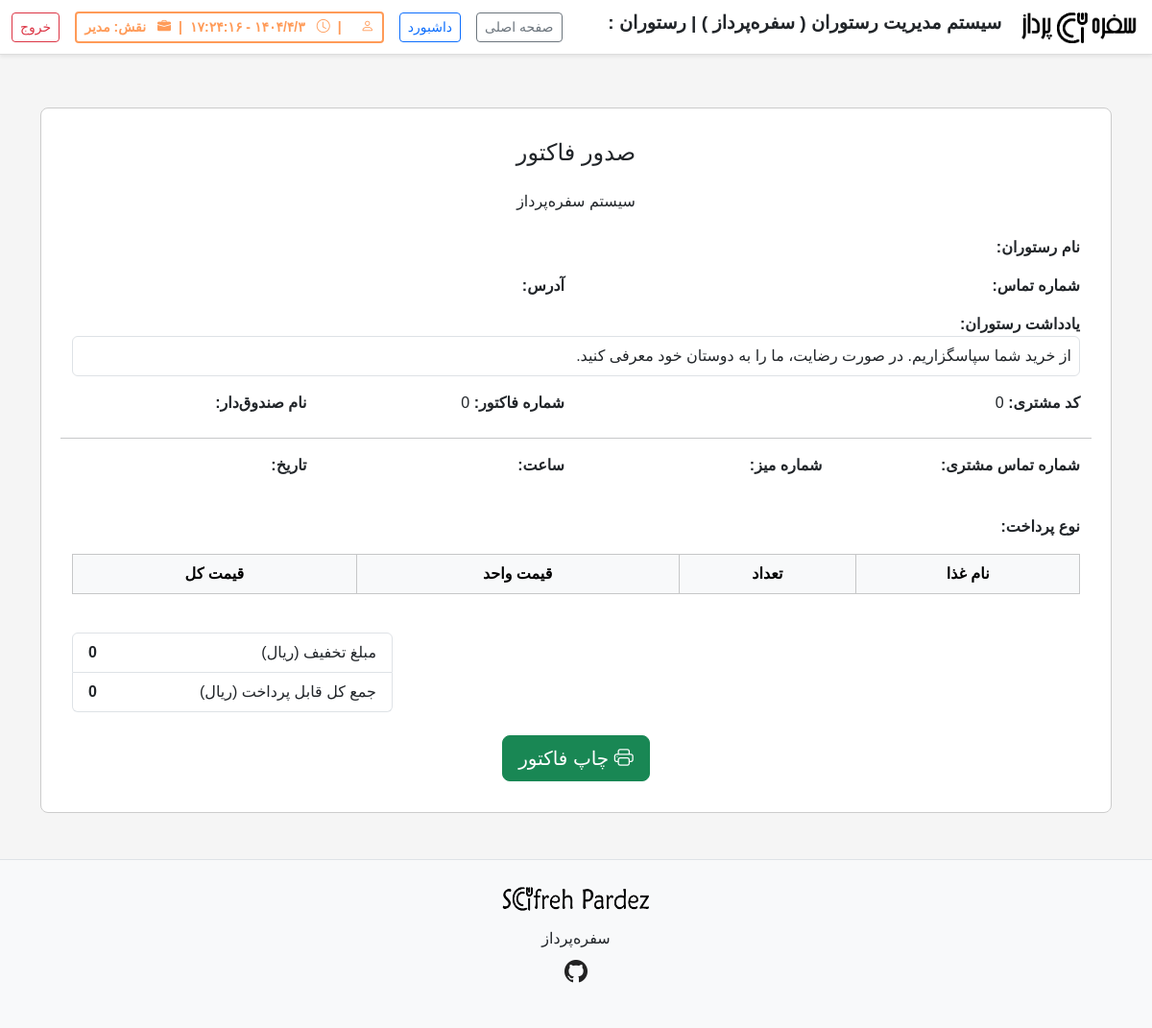
/website/Manager/Invoice_Generation.php (signed in), run on the app's committed database.
### tables this page shows
CREATE TABLE `customer` (
  `customer_code` int(10) UNSIGNED NOT NULL COMMENT 'کد مشتری',
  `invoice_number` int(11) NOT NULL COMMENT 'شماره فاکتور',
  `cashier_name` varchar(255) NOT NULL COMMENT 'نام صندوق‌دار',
  `customer_phone_number` varchar(255) NOT NULL COMMENT 'شماره تماس مشتری',
  `table_number` varchar(255) NOT NULL COMMENT ' شماره میز',
  `time` varchar(255) NOT NULL COMMENT 'ساعت',
  `date` varchar(255) NOT NULL COMMENT 'تاریخ',
  `total_price` varchar(255) NOT NULL COMMENT 'قیمت کل',
  `date_SQL` timestamp NOT NULL DEFAULT current_timestamp() ON UPDATE current_timestamp() COMMENT 'تاریخ و ساعت',
  `discount` varchar(255) NOT NULL COMMENT 'تخفیف',
  `payment_method` varchar(255) NOT NULL COMMENT 'نوع پرداخت'
);

### website/Manager/Invoice_Generation.php (the view, shortened to what this page needs)
<?php session_start(); if(isset($_SESSION['manager_login'] ) &&  $_SESSION['manager_login'] ){?>
<?php
$host = "localhost";
$user = "root";
$password = "";
$dbname = "sofrehpardaz";
$connection = new mysqli($host, $user, $password , $dbname);
$id = (int) $_GET['customer_code'];
$query_system = "SELECT * FROM `system` WHERE id = '1' ";
$send_query_system = mysqli_query($connection, $query_system);
$query_system = mysqli_fetch_assoc($send_query_system);
$query_customer = "SELECT * FROM `customer` WHERE customer_code = {$id} ";
$send_query_customer = mysqli_query($connection, $query_customer);
$query_customer = mysqli_fetch_assoc($send_query_customer);
?>
<!DOCTYPE html>
<html lang="fa" dir="rtl">
<head>
  <link rel="stylesheet" href="https://cdn.jsdelivr.net/npm/bootstrap@5.3.2/dist/css/bootstrap.rtl.min.css"/>
  <link rel="stylesheet" href="https://cdn.jsdelivr.net/npm/bootstrap-icons/font/bootstrap-icons.css">
</head>
<body>
 <nav class="navbar navbar-expand-lg shadow-sm fixed-top">
    <div class="container-fluid d-flex align-items-center justify-content-between">
      <div class="d-flex align-items-center gap-1">
 <a href="https://github.com/sofrehpardaz" target="_blank" title="GitHub"><img  src="../imag/sofreh pardaz farsi - 2.png" alt="لوگو" class="navbar-logo"></a>
        <h1 class="restaurant-brand"> سیستم مدیریت رستوران ( سفره‌پرداز ) | رستوران :  <?php echo $_SESSION['restaurant_name'];?> </h1>
      </div>
      <div class="d-flex align-items-center gap-3">
        <a href="Admin_Panel.php" class="btn btn-outline-secondary btn-sm">صفحه اصلی</a>
         <a href="invoices.php" class="btn btn-outline-primary btn-sm">داشبورد</a>
          <button class="btn btn-orange-outline btn-sm d-flex align-items-center gap-2" disabled>
          <i class="bi bi-person"></i><span> <?php echo $_SESSION['manager_name'];?> </span> |
          <i class="bi bi-clock"></i> <span id="clock"></span> |
          <i class="bi bi-briefcase-fill"></i> <span>نقش: مدیر</span>
        </button>
      <a href="../logout_manager.php">  <button class="btn btn-outline-danger btn-sm">خروج</button></a>
      </div>
    </div>
  </nav>
  <div class="container" id="printable-invoice">
    <div class="invoice-box">
      <h4 class="text-center mb-4">صدور فاکتور</h4>
      <p class="text-center mb-4"> سیستم سفره‌پرداز</p>
      <div class="row mb-3">
        <div class="col-md-6"><strong>نام رستوران:</strong> <?php echo $query_system['restaurant_name']?></div>
      </div>
      <div class="row mb-3">
        <div class="col-md-6"><strong>شماره تماس:</strong> <?php echo $query_system['restaurant_phone_number']?></div>
        <div class="col-md-6"><strong>آدرس:</strong> <?php echo $query_system['restaurant_address']?> </div>
      </div>
      <div class="mb-3">
        <strong>یادداشت رستوران:</strong>
        <p class="border rounded p-2">از خرید شما سپاسگزاریم. در صورت رضایت، ما را به دوستان خود معرفی کنید.</p>
      </div>
      <div class="row mb-3">
        <div class="col-md-6"><strong>کد مشتری:</strong> <?php echo $query_customer['customer_code']?></div>
        <div class="col-md-3"><strong>شماره فاکتور:</strong> <?php echo $query_customer['invoice_number']?></div>
        <div class="col-md-3"><strong>نام صندوق‌دار:</strong> <?php echo $query_customer['cashier_name']?></div>
<br>
<br>
<hr>
        <div class="col-md-3"><strong>شماره تماس مشتری:</strong> <?php echo $query_customer['customer_phone_number']?></div>
<div class="col-md-3"><strong>شماره میز:</strong> <?php echo $query_customer['table_number']?></div>
        <div class="col-md-3"><strong>ساعت:</strong> <?php echo $query_customer['time']?></div>
        <div class="col-md-3"><strong>تاریخ:</strong> <?php echo $query_customer['date']?></div>
      </div>
<br>
      <div class="mb-3"><strong>نوع پرداخت:</strong> <?php echo $query_customer['payment_method']?></div>
      <div class="table-responsive">
        <table class="table table-bordered">
          <thead class="table-light">
            <tr>
              <th>نام غذا</th>
              <th>تعداد</th>
              <th>قیمت واحد</th>
              <th>قیمت کل</th>
            </tr>
          </thead>
        </table>
      </div>
      <div class="row mt-4">
        <div class="col-md-4 offset-md-8">
          <ul class="list-group">
            <li class="list-group-item d-flex justify-content-between">
              <span>مبلغ تخفیف (ریال)</span><strong><?php echo number_format( $query_customer['discount'])?></strong>
            </li>
            <li class="list-group-item d-flex justify-content-between">
              <span>جمع کل قابل پرداخت (ریال)</span><strong><?php echo number_format( $query_customer['total_price'])?></strong>
            </li>
          </ul>
        </div>
      </div>
      <div class="text-center mt-4">
        <button onclick="window.print()" class="btn btn-success btn-lg">
          <i class="bi bi-printer"></i> چاپ فاکتور
        </button>
      </div>
    </div>
  </div>
 <footer class="text-center mt-5 py-4 bg-light border-top">
  <div class="container">
     <a href="https://github.com/sofrehpardaz" target="_blank" title="GitHub"><img style="width: 10rem; height: 2rem;" src="../imag/sofreh pardaz english - 1.png" alt="لوگو" class="mb-3"></a>
   <h6 class="mb-2">سفره‌پرداز</h6>
    <ul class="list-inline">
      <li class="list-inline-item">
        <a href="https://github.com/adko1396" target="_blank" title="GitHub">
          <i style="color: #222;" class="bi bi-github fs-4"></i>
        </a>
      </li>
    </ul>
  </div>
</footer>
</body>
</html>
<?php } else{
  header('Location:../logout_manager.php');
  }?>

### website/Manager/Invoice_Generation.php (style rules this page uses)
body { background-color: #f5f5f5; font-family: Vazir, sans-serif; margin: 0; padding: 0; }
.navbar { background-color: #fff; border-bottom: 1px solid #ddd; }
.restaurant-brand { font-weight: bold; font-size: 1.2rem; }
.navbar-logo { height: 40px; margin-left: 10px; }
.btn-orange-outline { background-color: transparent !important; color: #ff6600 !important; border: 2px solid #ff6600 !important; font-weight: bold; }
.btn-orange-outline i { margin-left: 4px; color: #ff6600; }
.invoice-box { background: #fff; border: 1px solid #ccc; padding: 2rem; border-radius: 8px; margin-top: 7rem; }
th, td { text-align: center; vertical-align: middle !important; }

### data on the page
customer: customer_code "0", invoice_number "0", discount "0", total_price "0"
